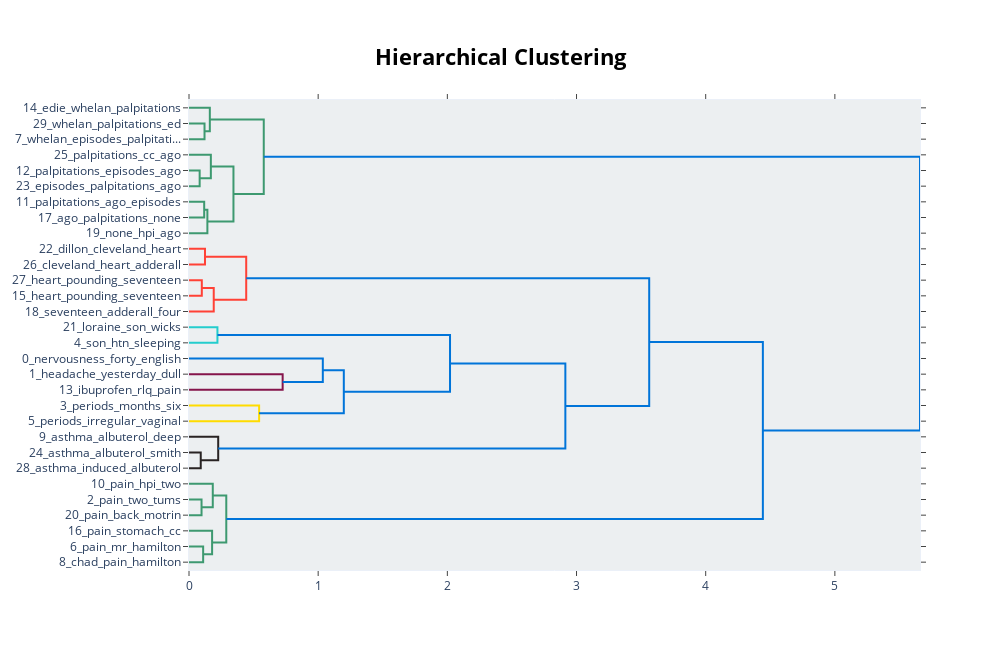

Notebook code for this chart:
### Code cell
topic_model.visualize_hierarchy(top_n_topics=30)

### Figure 1 — Plotly figure (JSON) as saved in the notebook; plotly's stock layout.template omitted (floating-point values rounded to 4 significant figures)
{"data": [{"hoverinfo": "text", "marker": {"color": "rgb(61,153,112)"}, "mode": "lines", "type": "scatter", "x": [0, 0.1202, 0.1202, 0], "xaxis": "x", "y": [-15, -15, -25, -25], "yaxis": "y"}, {"hoverinfo": "text", "marker": {"color": "rgb(61,153,112)"}, "mode": "lines", "type": "scatter", "x": [0, 0.1612, 0.1612, 0.1202], "xaxis": "x", "y": [-5, -5, -20, -20], "yaxis": "y"}, {"hoverinfo": "text", "marker": {"color": "rgb(61,153,112)"}, "mode": "lines", "type": "scatter", "x": [0, 0.08255, 0.08255, 0], "xaxis": "x", "y": [-45, -45, -55, -55], "yaxis": "y"}, {"hoverinfo": "text", "marker": {"color": "rgb(61,153,112)"}, "mode": "lines", "type": "scatter", "x": [0, 0.1691, 0.1691, 0.08255], "xaxis": "x", "y": [-35, -35, -50, -50], "yaxis": "y"}, {"hoverinfo": "text", "marker": {"color": "rgb(61,153,112)"}, "mode": "lines", "type": "scatter", "x": [0, 0.1176, 0.1176, 0], "xaxis": "x", "y": [-65, -65, -75, -75], "yaxis": "y"}, {"hoverinfo": "text", "marker": {"color": "rgb(61,153,112)"}, "mode": "lines", "type": "scatter", "x": [0.1176, 0.1423, 0.1423, 0], "xaxis": "x", "y": [-70, -70, -85, -85], "yaxis": "y"}, {"hoverinfo": "text", "marker": {"color": "rgb(61,153,112)"}, "mode": "lines", "type": "scatter", "x": [0.1691, 0.3442, 0.3442, 0.1423], "xaxis": "x", "y": [-42.5, -42.5, -77.5, -77.5], "yaxis": "y"}, {"hoverinfo": "text", "marker": {"color": "rgb(61,153,112)"}, "mode": "lines", "type": "scatter", "x": [0.1612, 0.5788, 0.5788, 0.3442], "xaxis": "x", "y": [-12.5, -12.5, -60, -60], "yaxis": "y"}, {"hoverinfo": "text", "marker": {"color": "rgb(255,65,54)"}, "mode": "lines", "type": "scatter", "x": [0, 0.1238, 0.1238, 0], "xaxis": "x", "y": [-95, -95, -105, -105], "yaxis": "y"}, {"hoverinfo": "text", "marker": {"color": "rgb(255,65,54)"}, "mode": "lines", "type": "scatter", "x": [0, 0.09915, 0.09915, 0], "xaxis": "x", "y": [-115, -115, -125, -125], "yaxis": "y"}, {"hoverinfo": "text", "marker": {"color": "rgb(255,65,54)"}, "mode": "lines", "type": "scatter", "x": [0.09915, 0.1915, 0.1915, 0], "xaxis": "x", "y": [-120, -120, -135, -135], "yaxis": "y"}, {"hoverinfo": "text", "marker": {"color": "rgb(255,65,54)"}, "mode": "lines", "type": "scatter", "x": [0.1238, 0.4429, 0.4429, 0.1915], "xaxis": "x", "y": [-100, -100, -127.5, -127.5], "yaxis": "y"}, {"hoverinfo": "text", "marker": {"color": "rgb(35,205,205)"}, "mode": "lines", "type": "scatter", "x": [0, 0.2201, 0.2201, 0], "xaxis": "x", "y": [-145, -145, -155, -155], "yaxis": "y"}, {"hoverinfo": "text", "marker": {"color": "rgb(133,20,75)"}, "mode": "lines", "type": "scatter", "x": [0, 0.725, 0.725, 0], "xaxis": "x", "y": [-175, -175, -185, -185], "yaxis": "y"}, {"hoverinfo": "text", "marker": {"color": "rgb(0,116,217)"}, "mode": "lines", "type": "scatter", "x": [0, 1.036, 1.036, 0.725], "xaxis": "x", "y": [-165, -165, -180, -180], "yaxis": "y"}, {"hoverinfo": "text", "marker": {"color": "rgb(255,220,0)"}, "mode": "lines", "type": "scatter", "x": [0, 0.5429, 0.5429, 0], "xaxis": "x", "y": [-195, -195, -205, -205], "yaxis": "y"}, {"hoverinfo": "text", "marker": {"color": "rgb(0,116,217)"}, "mode": "lines", "type": "scatter", "x": [1.036, 1.198, 1.198, 0.5429], "xaxis": "x", "y": [-172.5, -172.5, -200, -200], "yaxis": "y"}, {"hoverinfo": "text", "marker": {"color": "rgb(0,116,217)"}, "mode": "lines", "type": "scatter", "x": [0.2201, 2.021, 2.021, 1.198], "xaxis": "x", "y": [-150, -150, -186.2, -186.2], "yaxis": "y"}, {"hoverinfo": "text", "marker": {"color": "rgb(40,35,35)"}, "mode": "lines", "type": "scatter", "x": [0, 0.09092, 0.09092, 0], "xaxis": "x", "y": [-225, -225, -235, -235], "yaxis": "y"}, {"hoverinfo": "text", "marker": {"color": "rgb(40,35,35)"}, "mode": "lines", "type": "scatter", "x": [0, 0.2261, 0.2261, 0.09092], "xaxis": "x", "y": [-215, -215, -230, -230], "yaxis": "y"}, {"hoverinfo": "text", "marker": {"color": "rgb(0,116,217)"}, "mode": "lines", "type": "scatter", "x": [2.021, 2.914, 2.914, 0.2261], "xaxis": "x", "y": [-168.1, -168.1, -222.5, -222.5], "yaxis": "y"}, {"hoverinfo": "text", "marker": {"color": "rgb(0,116,217)"}, "mode": "lines", "type": "scatter", "x": [0.4429, 3.563, 3.563, 2.914], "xaxis": "x", "y": [-113.8, -113.8, -195.3, -195.3], "yaxis": "y"}, {"hoverinfo": "text", "marker": {"color": "rgb(61,153,112)"}, "mode": "lines", "type": "scatter", "x": [0, 0.09708, 0.09708, 0], "xaxis": "x", "y": [-255, -255, -265, -265], "yaxis": "y"}, {"hoverinfo": "text", "marker": {"color": "rgb(61,153,112)"}, "mode": "lines", "type": "scatter", "x": [0, 0.1841, 0.1841, 0.09708], "xaxis": "x", "y": [-245, -245, -260, -260], "yaxis": "y"}, {"hoverinfo": "text", "marker": {"color": "rgb(61,153,112)"}, "mode": "lines", "type": "scatter", "x": [0, 0.1095, 0.1095, 0], "xaxis": "x", "y": [-285, -285, -295, -295], "yaxis": "y"}, {"hoverinfo": "text", "marker": {"color": "rgb(61,153,112)"}, "mode": "lines", "type": "scatter", "x": [0, 0.1788, 0.1788, 0.1095], "xaxis": "x", "y": [-275, -275, -290, -290], "yaxis": "y"}, {"hoverinfo": "text", "marker": {"color": "rgb(61,153,112)"}, "mode": "lines", "type": "scatter", "x": [0.1841, 0.2886, 0.2886, 0.1788], "xaxis": "x", "y": [-252.5, -252.5, -282.5, -282.5], "yaxis": "y"}, {"hoverinfo": "text", "marker": {"color": "rgb(0,116,217)"}, "mode": "lines", "type": "scatter", "x": [3.563, 4.443, 4.443, 0.2886], "xaxis": "x", "y": [-154.5, -154.5, -267.5, -267.5], "yaxis": "y"}, {"hoverinfo": "text", "marker": {"color": "rgb(0,116,217)"}, "mode": "lines", "type": "scatter", "x": [0.5788, 5.659, 5.659, 4.443], "xaxis": "x", "y": [-36.25, -36.25, -211.0, -211.0], "yaxis": "y"}], "layout": {"autosize": false, "height": 650, "hoverlabel": {"bgcolor": "white", "font": {"family": "Rockwell", "size": 16}}, "hovermode": "closest", "plot_bgcolor": "#ECEFF1", "showlegend": false, "title": {"font": {"color": "Black", "size": 22}, "text": "<b>Hierarchical Clustering", "x": 0.5, "xanchor": "center", "yanchor": "top"}, "width": 1000, "xaxis": {"autorange": true, "mirror": "allticks", "range": [0, 5.659], "rangemode": "tozero", "showgrid": false, "showline": true, "showticklabels": true, "ticks": "outside", "type": "linear", "zeroline": false}, "yaxis": {"mirror": "allticks", "range": [-300, 0], "rangemode": "tozero", "showgrid": false, "showline": true, "showticklabels": true, "tickmode": "array", "ticks": "outside", "ticktext": ["14_edie_whelan_palpitations", "29_whelan_palpitations_ed", "7_whelan_episodes_palpitati...", "25_palpitations_cc_ago", "12_palpitations_episodes_ago", "23_episodes_palpitations_ago", "11_palpitations_ago_episodes", "17_ago_palpitations_none", "19_none_hpi_ago", "22_dillon_cleveland_heart", "26_cleveland_heart_adderall", "27_heart_pounding_seventeen", "15_heart_pounding_seventeen", "18_seventeen_adderall_four", "21_loraine_son_wicks", "4_son_htn_sleeping", "0_nervousness_forty_english", "1_headache_yesterday_dull", "13_ibuprofen_rlq_pain", "3_periods_months_six", "5_periods_irregular_vaginal", "9_asthma_albuterol_deep", "24_asthma_albuterol_smith", "28_asthma_induced_albuterol", "10_pain_hpi_two", "2_pain_two_tums", "20_pain_back_motrin", "16_pain_stomach_cc", "6_pain_mr_hamilton", "8_chad_pain_hamilton"], "tickvals": [-5, -15, -25, -35, -45, -55, -65, -75, -85, -95, -105, -115, -125, -135, -145, -155, -165, -175, -185, -195, -205, -215, -225, -235, -245, -255, -265, -275, -285, -295], "type": "linear", "zeroline": false}}}
